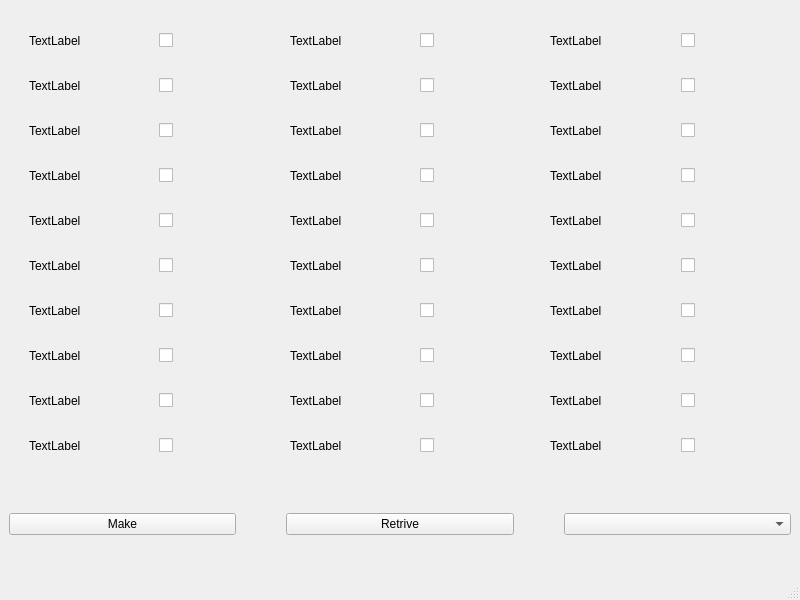
<?xml version="1.0" encoding="UTF-8"?>
<ui version="4.0">
 <class>MainWindow</class>
 <widget class="QMainWindow" name="MainWindow">
  <property name="geometry">
   <rect>
    <x>0</x>
    <y>0</y>
    <width>800</width>
    <height>600</height>
   </rect>
  </property>
  <property name="windowTitle">
   <string>Equipment</string>
  </property>
  <widget class="QWidget" name="centralwidget">
   <layout class="QGridLayout" name="gridLayout_2">
    <item row="0" column="0">
     <layout class="QGridLayout" name="gridLayout">
      <property name="leftMargin">
       <number>20</number>
      </property>
      <property name="topMargin">
       <number>10</number>
      </property>
      <property name="bottomMargin">
       <number>0</number>
      </property>
      <property name="horizontalSpacing">
       <number>20</number>
      </property>
      <property name="verticalSpacing">
       <number>30</number>
      </property>
      <item row="2" column="11">
       <widget class="QCheckBox" name="checkBox_13">
        <property name="text">
         <string/>
        </property>
       </widget>
      </item>
      <item row="6" column="11">
       <widget class="QCheckBox" name="checkBox_17">
        <property name="text">
         <string/>
        </property>
       </widget>
      </item>
      <item row="1" column="11">
       <widget class="QCheckBox" name="checkBox_12">
        <property name="text">
         <string/>
        </property>
       </widget>
      </item>
      <item row="4" column="0">
       <widget class="QLabel" name="label_5">
        <property name="text">
         <string>TextLabel</string>
        </property>
       </widget>
      </item>
      <item row="4" column="1">
       <widget class="QCheckBox" name="checkBox_5">
        <property name="text">
         <string/>
        </property>
       </widget>
      </item>
      <item row="5" column="0">
       <widget class="QLabel" name="label_6">
        <property name="text">
         <string>TextLabel</string>
        </property>
       </widget>
      </item>
      <item row="3" column="1">
       <widget class="QCheckBox" name="checkBox_4">
        <property name="text">
         <string/>
        </property>
       </widget>
      </item>
      <item row="3" column="0">
       <widget class="QLabel" name="label_4">
        <property name="text">
         <string>TextLabel</string>
        </property>
       </widget>
      </item>
      <item row="4" column="21">
       <widget class="QCheckBox" name="checkBox_25">
        <property name="text">
         <string/>
        </property>
       </widget>
      </item>
      <item row="3" column="21">
       <widget class="QCheckBox" name="checkBox_24">
        <property name="text">
         <string/>
        </property>
       </widget>
      </item>
      <item row="7" column="21">
       <widget class="QCheckBox" name="checkBox_28">
        <property name="text">
         <string/>
        </property>
       </widget>
      </item>
      <item row="5" column="21">
       <widget class="QCheckBox" name="checkBox_26">
        <property name="text">
         <string/>
        </property>
       </widget>
      </item>
      <item row="6" column="21">
       <widget class="QCheckBox" name="checkBox_27">
        <property name="text">
         <string/>
        </property>
       </widget>
      </item>
      <item row="5" column="11">
       <widget class="QCheckBox" name="checkBox_16">
        <property name="text">
         <string/>
        </property>
       </widget>
      </item>
      <item row="6" column="13">
       <widget class="QLabel" name="label_27">
        <property name="text">
         <string>TextLabel</string>
        </property>
       </widget>
      </item>
      <item row="1" column="21">
       <widget class="QCheckBox" name="checkBox_22">
        <property name="text">
         <string/>
        </property>
       </widget>
      </item>
      <item row="4" column="11">
       <widget class="QCheckBox" name="checkBox_15">
        <property name="text">
         <string/>
        </property>
       </widget>
      </item>
      <item row="6" column="3">
       <widget class="QLabel" name="label_17">
        <property name="text">
         <string>TextLabel</string>
        </property>
       </widget>
      </item>
      <item row="9" column="13">
       <widget class="QLabel" name="label_30">
        <property name="text">
         <string>TextLabel</string>
        </property>
       </widget>
      </item>
      <item row="8" column="3">
       <widget class="QLabel" name="label_19">
        <property name="text">
         <string>TextLabel</string>
        </property>
       </widget>
      </item>
      <item row="5" column="13">
       <widget class="QLabel" name="label_26">
        <property name="text">
         <string>TextLabel</string>
        </property>
       </widget>
      </item>
      <item row="7" column="13">
       <widget class="QLabel" name="label_28">
        <property name="text">
         <string>TextLabel</string>
        </property>
       </widget>
      </item>
      <item row="3" column="13">
       <widget class="QLabel" name="label_24">
        <property name="text">
         <string>TextLabel</string>
        </property>
       </widget>
      </item>
      <item row="6" column="0">
       <widget class="QLabel" name="label_7">
        <property name="text">
         <string>TextLabel</string>
        </property>
       </widget>
      </item>
      <item row="7" column="0">
       <widget class="QLabel" name="label_8">
        <property name="text">
         <string>TextLabel</string>
        </property>
       </widget>
      </item>
      <item row="9" column="0">
       <widget class="QLabel" name="label_10">
        <property name="text">
         <string>TextLabel</string>
        </property>
       </widget>
      </item>
      <item row="8" column="1">
       <widget class="QCheckBox" name="checkBox_9">
        <property name="text">
         <string/>
        </property>
       </widget>
      </item>
      <item row="8" column="0">
       <widget class="QLabel" name="label_9">
        <property name="text">
         <string>TextLabel</string>
        </property>
       </widget>
      </item>
      <item row="2" column="21">
       <widget class="QCheckBox" name="checkBox_23">
        <property name="text">
         <string/>
        </property>
       </widget>
      </item>
      <item row="0" column="13">
       <widget class="QLabel" name="label_21">
        <property name="maximumSize">
         <size>
          <width>5445454</width>
          <height>16777215</height>
         </size>
        </property>
        <property name="text">
         <string>TextLabel</string>
        </property>
       </widget>
      </item>
      <item row="0" column="21">
       <widget class="QCheckBox" name="checkBox_21">
        <property name="text">
         <string/>
        </property>
       </widget>
      </item>
      <item row="2" column="0">
       <widget class="QLabel" name="label_3">
        <property name="text">
         <string>TextLabel</string>
        </property>
       </widget>
      </item>
      <item row="8" column="21">
       <widget class="QCheckBox" name="checkBox_29">
        <property name="text">
         <string/>
        </property>
       </widget>
      </item>
      <item row="7" column="11">
       <widget class="QCheckBox" name="checkBox_18">
        <property name="text">
         <string/>
        </property>
       </widget>
      </item>
      <item row="8" column="11">
       <widget class="QCheckBox" name="checkBox_19">
        <property name="text">
         <string/>
        </property>
       </widget>
      </item>
      <item row="9" column="11">
       <widget class="QCheckBox" name="checkBox_20">
        <property name="text">
         <string/>
        </property>
       </widget>
      </item>
      <item row="1" column="13">
       <widget class="QLabel" name="label_22">
        <property name="text">
         <string>TextLabel</string>
        </property>
       </widget>
      </item>
      <item row="8" column="13">
       <widget class="QLabel" name="label_29">
        <property name="text">
         <string>TextLabel</string>
        </property>
       </widget>
      </item>
      <item row="1" column="0">
       <widget class="QLabel" name="label_2">
        <property name="text">
         <string>TextLabel</string>
        </property>
       </widget>
      </item>
      <item row="6" column="1">
       <widget class="QCheckBox" name="checkBox_7">
        <property name="text">
         <string/>
        </property>
       </widget>
      </item>
      <item row="5" column="1">
       <widget class="QCheckBox" name="checkBox_6">
        <property name="text">
         <string/>
        </property>
       </widget>
      </item>
      <item row="7" column="1">
       <widget class="QCheckBox" name="checkBox_8">
        <property name="text">
         <string/>
        </property>
       </widget>
      </item>
      <item row="4" column="3">
       <widget class="QLabel" name="label_15">
        <property name="text">
         <string>TextLabel</string>
        </property>
       </widget>
      </item>
      <item row="3" column="3">
       <widget class="QLabel" name="label_14">
        <property name="text">
         <string>TextLabel</string>
        </property>
       </widget>
      </item>
      <item row="5" column="3">
       <widget class="QLabel" name="label_16">
        <property name="text">
         <string>TextLabel</string>
        </property>
       </widget>
      </item>
      <item row="0" column="3">
       <widget class="QLabel" name="label_11">
        <property name="text">
         <string>TextLabel</string>
        </property>
       </widget>
      </item>
      <item row="2" column="3">
       <widget class="QLabel" name="label_13">
        <property name="text">
         <string>TextLabel</string>
        </property>
       </widget>
      </item>
      <item row="9" column="3">
       <widget class="QLabel" name="label_20">
        <property name="maximumSize">
         <size>
          <width>45454</width>
          <height>16777215</height>
         </size>
        </property>
        <property name="text">
         <string>TextLabel</string>
        </property>
       </widget>
      </item>
      <item row="1" column="3">
       <widget class="QLabel" name="label_12">
        <property name="text">
         <string>TextLabel</string>
        </property>
       </widget>
      </item>
      <item row="4" column="13">
       <widget class="QLabel" name="label_25">
        <property name="text">
         <string>TextLabel</string>
        </property>
       </widget>
      </item>
      <item row="2" column="13">
       <widget class="QLabel" name="label_23">
        <property name="text">
         <string>TextLabel</string>
        </property>
       </widget>
      </item>
      <item row="0" column="1">
       <widget class="QCheckBox" name="checkBox_1">
        <property name="text">
         <string/>
        </property>
       </widget>
      </item>
      <item row="1" column="1">
       <widget class="QCheckBox" name="checkBox_2">
        <property name="text">
         <string/>
        </property>
       </widget>
      </item>
      <item row="2" column="1">
       <widget class="QCheckBox" name="checkBox_3">
        <property name="text">
         <string/>
        </property>
       </widget>
      </item>
      <item row="0" column="0">
       <widget class="QLabel" name="label_1">
        <property name="maximumSize">
         <size>
          <width>221221</width>
          <height>16777215</height>
         </size>
        </property>
        <property name="text">
         <string>TextLabel</string>
        </property>
       </widget>
      </item>
      <item row="0" column="11">
       <widget class="QCheckBox" name="checkBox_11">
        <property name="text">
         <string/>
        </property>
       </widget>
      </item>
      <item row="7" column="3">
       <widget class="QLabel" name="label_18">
        <property name="text">
         <string>TextLabel</string>
        </property>
       </widget>
      </item>
      <item row="3" column="11">
       <widget class="QCheckBox" name="checkBox_14">
        <property name="text">
         <string/>
        </property>
       </widget>
      </item>
      <item row="9" column="1">
       <widget class="QCheckBox" name="checkBox_10">
        <property name="text">
         <string/>
        </property>
       </widget>
      </item>
      <item row="9" column="21">
       <widget class="QCheckBox" name="checkBox_30">
        <property name="text">
         <string/>
        </property>
       </widget>
      </item>
     </layout>
    </item>
    <item row="2" column="0">
     <layout class="QHBoxLayout" name="horizontalLayout_2">
      <property name="spacing">
       <number>50</number>
      </property>
      <property name="bottomMargin">
       <number>20</number>
      </property>
      <item>
       <widget class="QPushButton" name="make">
        <property name="text">
         <string>Make</string>
        </property>
       </widget>
      </item>
      <item>
       <widget class="QPushButton" name="retrive">
        <property name="text">
         <string>Retrive</string>
        </property>
       </widget>
      </item>
      <item>
       <widget class="QComboBox" name="chooseReport">
        <property name="editable">
         <bool>false</bool>
        </property>
        <property name="currentText">
         <string/>
        </property>
        <property name="currentIndex">
         <number>-1</number>
        </property>
        <item>
         <property name="text">
          <string>Dialy Inspection</string>
         </property>
        </item>
        <item>
         <property name="text">
          <string>Scrapping</string>
         </property>
        </item>
        <item>
         <property name="text">
          <string>Installation</string>
         </property>
        </item>
       </widget>
      </item>
     </layout>
    </item>
    <item row="1" column="0">
     <spacer name="verticalSpacer">
      <property name="orientation">
       <enum>Qt::Vertical</enum>
      </property>
      <property name="sizeType">
       <enum>QSizePolicy::Fixed</enum>
      </property>
      <property name="sizeHint" stdset="0">
       <size>
        <width>20</width>
        <height>40</height>
       </size>
      </property>
     </spacer>
    </item>
   </layout>
  </widget>
  <widget class="QMenuBar" name="menubar">
   <property name="geometry">
    <rect>
     <x>0</x>
     <y>0</y>
     <width>800</width>
     <height>26</height>
    </rect>
   </property>
  </widget>
  <widget class="QStatusBar" name="statusbar"/>
 </widget>
 <resources/>
 <connections/>
</ui>
